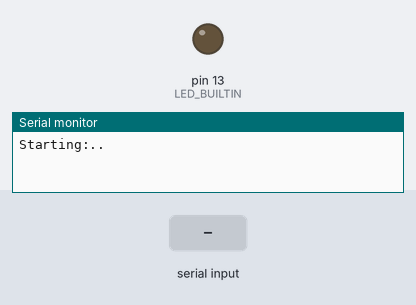
This sketch was run on a simulated Arduino Uno, built with avr-gcc and run on an emulated ATmega328P. Shown: output pins drawn as LEDs (lit = HIGH), the last lines printed to the serial monitor. The inputs (shaded band) are chosen by the test bench.

Above: at 1.2 s.
1.3 s: "1" received over the second serial link
At 1.7 s:
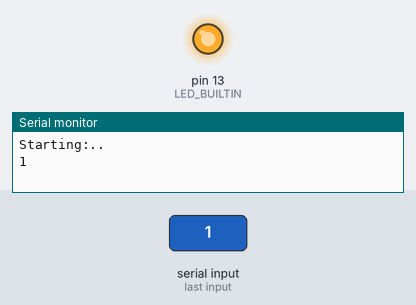
2.8 s: "2" received over the second serial link
At 4.1 s:
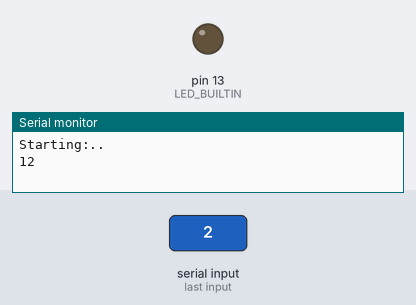
Timing chart, 0 to 5.8 s (numbered marks = the images above; inputs shaded):
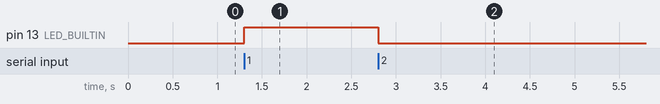

Measured:
- after the input at 1.3 s, pin 13 (LED_BUILTIN): LOW → HIGH at once
- after the input at 2.8 s, pin 13 (LED_BUILTIN): HIGH → LOW at once

The sketch:

basic_bluetooth.ino
```cpp
#include <AltSoftSerial.h>

// Digital pin 8: RX goes to Bluetooth device' TX pin
// Digital pin 9: TX goes to Bluetooth device' RX pin

AltSoftSerial altSerial;

void setup() {
  pinMode(LED_BUILTIN, OUTPUT);
  Serial.begin(9600);
  Serial.println("Starting:..");
  altSerial.begin(9600);
  altSerial.println("Hello World");
}

void loop() {
  char c;
  if (Serial.available()) {
    c = Serial.read();
    altSerial.print(c);
  }
  if (altSerial.available()) {
    c = altSerial.read();
    switch (c) {
      case '1': digitalWrite(LED_BUILTIN, HIGH); break;
      case '2': digitalWrite(LED_BUILTIN, LOW);  break;
    }
    altSerial.print(c);
    Serial.print(c);
  }
}
```
